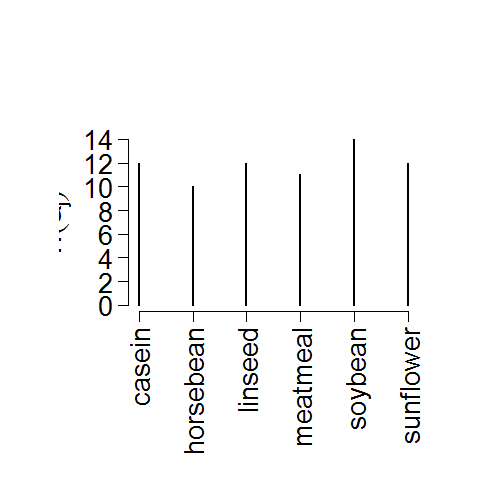

This figure's R source:
# cex for axis label size, margins (bottom, left, top, right)
# fin for figure dimension region (width and height), mgp for the positions of axis 
# las for label axis style = 2 (always perpendicular to the axis)
par(cex.axis=1.7, mai=c(b=0.5,l=1.2,t=0.01,r=0.01), fin = c(w=5.5,h=3.5), mgp=c(4,0.8,0), las=2)

# Bar Plot with axis label size=2, space between bars equal 2
barplot(table(chickwts$feed)/length(chickwts$feed), space=2,ylab= expression(h(a[j])), xlab="", cex.lab=2)
abline(h=0)

# cex for axis label size, margins (bottom, left, top, right)
# fin for figure dimension region (width and height), mgp for the positions of axis 
# las for label axis style = 2 (always perpendicular to the axis)
par(cex.axis=1.7, mai=c(b=0.5,l=0.95,t=0.01,r=0.01), fin = c(w=5,h=3), mgp=c(2.8,0.8,0), las=2)

# Bar Diagram with axis label size=2
plot(table(chickwts$feed), ylab= expression(n(a[j])), xlab="", cex.lab=2)
